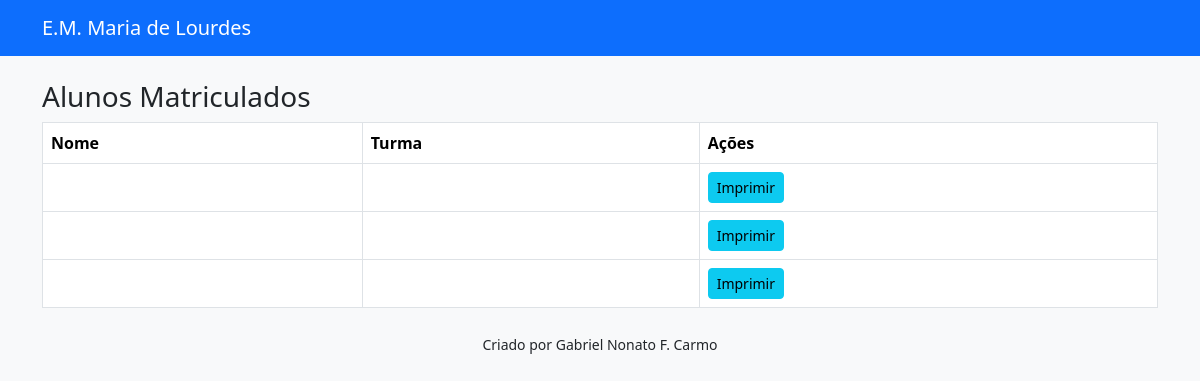
Page /alunos on the earlier database version.
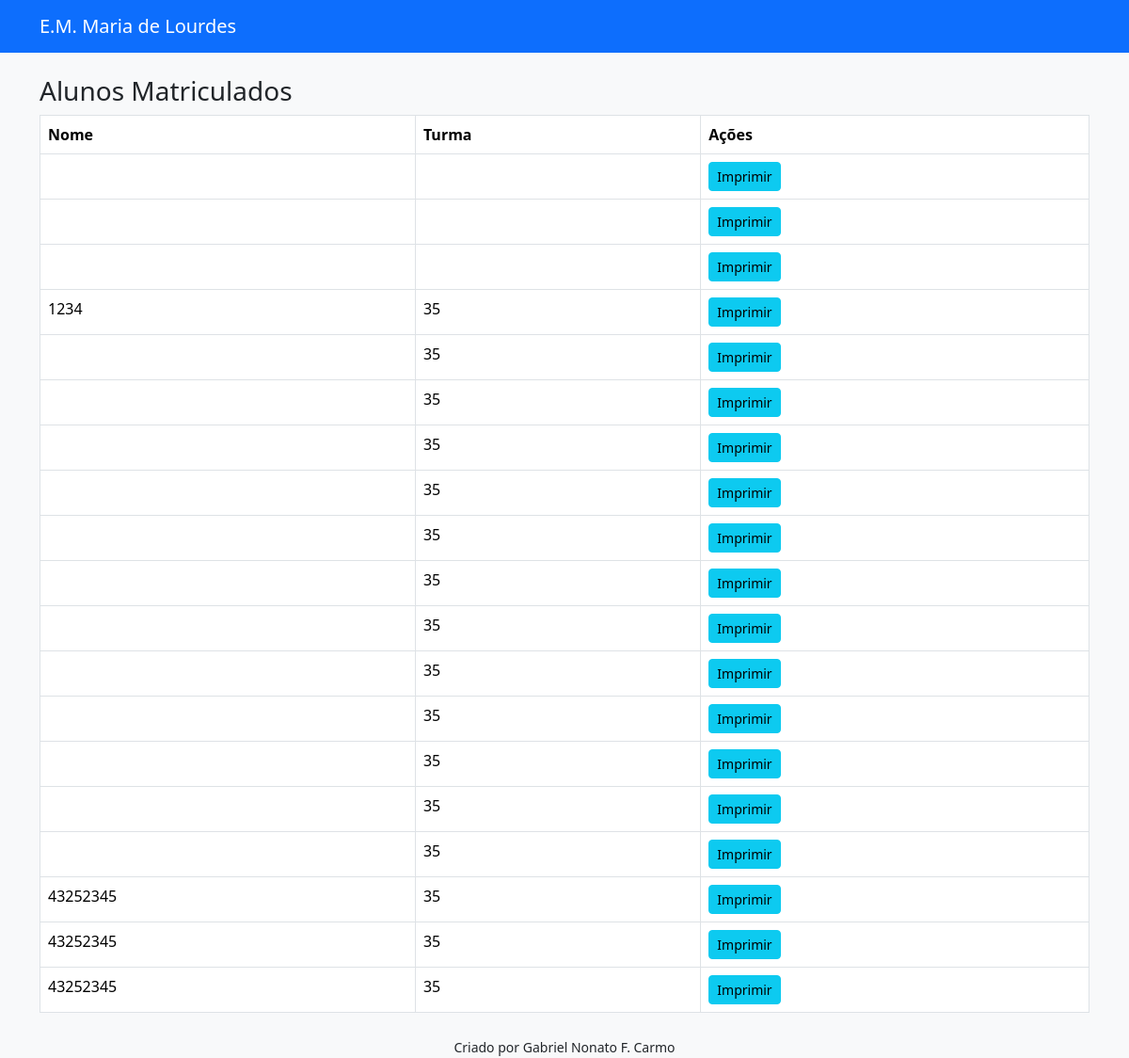
Same page on the later database version.
### tables this page shows
CREATE TABLE "alunos_v3" (
	"id"	INTEGER,
	"ra"	TEXT,
	"rm"	TEXT,
	"responsavel_matricula"	TEXT,
	"nome_completo"	TEXT,
	"data_nascimento"	TEXT,
	"rg_aluno"	TEXT,
	"cpf_aluno"	TEXT,
	"uf_aluno"	TEXT,
	"expedicao_aluno"	TEXT,
	"rne_aluno"	TEXT,
	"doc_cpf_aluno"	TEXT,
	"cartao_sus"	TEXT,
	"certidao_nascimento"	TEXT,
	"municipio_nascimento"	TEXT,
	"distrito"	TEXT,
	"expedicao_rg_aluno"	TEXT,
	"nacionalidade"	TEXT,
	"doc_cartao_sus"	TEXT,
	"doc_certidao_nascimento"	TEXT,
	"sexo"	TEXT,
	"raca_cor"	TEXT,
	"peso"	TEXT,
	"altura"	TEXT,
	"uniforme"	TEXT,
	"calcado"	TEXT,
	"tipo_sanguineo"	TEXT,
	"alergico"	TEXT,
	"diabetico"	TEXT,
	"lactose"	TEXT,
	"aplv"	TEXT,
	"cid"	TEXT,
	"doc_carteira_vacinacao"	TEXT,
	"doc_comprovante_vacinacao"	TEXT,
	"doc_laudo"	TEXT,
	"observacoes"	TEXT,
	"nome_mae"	TEXT,
	"profissao_mae"	TEXT,
	"email_mae"	TEXT,
	"cpf_mae"	TEXT,
	"rg_mae"	TEXT,
	"uf_rg_mae"	TEXT,
	"expedicao_rg_mae"	TEXT,
	"estado_civil_mae"	TEXT,
	"doc_cpf_mae"	TEXT,
	"nome_pai"	TEXT,
	"profissao_pai"	TEXT,
	"email_pai"	TEXT,
	"cpf_pai"	TEXT,
	"rg_pai"	TEXT,
	"uf_rg_pai"	TEXT,
	"expedicao_rg_pai"	TEXT,
	"estado_civil_pai"	TEXT,
	"doc_cpf_pai"	TEXT,
	"telefone1"	TEXT,
	"telefone2"	TEXT,
	"telefone3"	TEXT,
	"telefone4"	TEXT,
	"pessoa1"	TEXT,
	"pessoa2"	TEXT,
	"pessoa3"	TEXT,
	"pessoa4"	TEXT,
	"bolsa_familia"	TEXT,
	"nis"	TEXT,
	"plano"	TEXT,
	"app_bolsa"	TEXT,
	"escola_anterior"	TEXT,
	"ano"	TEXT,
	"cidade"	TEXT,
	"estado"	TEXT,
	"logradouro"	TEXT,
	"numero"	TEXT,
	"bairro"	TEXT,
	"cidade_endereco"	TEXT,
	"cep"	TEXT,
	"doc_cep"	TEXT,
	"permite_edfisica"	TEXT,
	"permite_fotos"	TEXT,
	"permite_passeios"	TEXT,
	"nivel"	TEXT,
	"integral"	TEXT,
	"transferencia"	TEXT,
	"contribuicao"	TEXT,
	"tipo_contribuicao"	TEXT,
	PRIMARY KEY("id" AUTOINCREMENT)
);

### app.py (the view)
@app.route("/alunos")
def alunos():
    conn = get_db()
    cursor = conn.cursor()
    cursor.execute("SELECT * FROM alunos_v3")
    alunos = cursor.fetchall()
    conn.close()
    return render_template("alunos.html", alunos=alunos)

### app.py (called while the page is built)
def get_db():
    return sqlite3.connect("database\\database\\alunosv3.db")

### templates/alunos.html
{% extends "base.html" %}
{% block conteudo %}
<h3>Alunos Matriculados</h3>
<table class="table table-bordered">
    <tr>
        <th>Nome</th>
        <th>Turma</th>
        <th>Ações</th>
    </tr>
    {% for a in alunos %}
    <tr>
        <td>{{ a[1] }}</td>
        <td>{{ a[4] }}</td>
        <td>
            <a href="/resumo/{{ a[0] }}" class="btn btn-sm btn-info">Imprimir</a>
        </td>
    </tr>
    {% endfor %}
</table>
{% endblock %}

Differences in the rows shown:
added alunos_v3: ra "1234", nome_completo "35"
added alunos_v3: nome_completo "35"
added alunos_v3: nome_completo "35"
added alunos_v3: nome_completo "35"
added alunos_v3: nome_completo "35"
added alunos_v3: nome_completo "35"
added alunos_v3: nome_completo "35"
added alunos_v3: nome_completo "35"
added alunos_v3: nome_completo "35"
added alunos_v3: nome_completo "35"
added alunos_v3: nome_completo "35"
added alunos_v3: nome_completo "35"
added alunos_v3: nome_completo "35"
added alunos_v3: ra "43252345", nome_completo "35"
added alunos_v3: ra "43252345", nome_completo "35"
added alunos_v3: ra "43252345", nome_completo "35"
